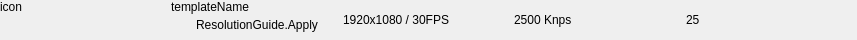
<?xml version="1.0" encoding="UTF-8"?>
<ui version="4.0">
 <class>B2BResolutionGuideItem</class>
 <widget class="QFrame" name="B2BResolutionGuideItem">
  <property name="geometry">
   <rect>
    <x>0</x>
    <y>0</y>
    <width>857</width>
    <height>40</height>
   </rect>
  </property>
  <property name="sizePolicy">
   <sizepolicy hsizetype="Preferred" vsizetype="Preferred">
    <horstretch>0</horstretch>
    <verstretch>0</verstretch>
   </sizepolicy>
  </property>
  <property name="baseSize">
   <size>
    <width>660</width>
    <height>70</height>
   </size>
  </property>
  <property name="windowTitle">
   <string>Frame</string>
  </property>
  <layout class="QHBoxLayout" name="horizontalLayout_2">
   <property name="spacing">
    <number>0</number>
   </property>
   <property name="leftMargin">
    <number>0</number>
   </property>
   <property name="topMargin">
    <number>0</number>
   </property>
   <property name="rightMargin">
    <number>0</number>
   </property>
   <property name="bottomMargin">
    <number>0</number>
   </property>
   <item alignment="Qt::AlignTop">
    <widget class="QFrame" name="IconFrame">
     <property name="frameShape">
      <enum>QFrame::NoFrame</enum>
     </property>
     <property name="frameShadow">
      <enum>QFrame::Raised</enum>
     </property>
     <layout class="QHBoxLayout" name="horizontalLayout">
      <property name="spacing">
       <number>0</number>
      </property>
      <property name="leftMargin">
       <number>0</number>
      </property>
      <property name="topMargin">
       <number>0</number>
      </property>
      <property name="rightMargin">
       <number>0</number>
      </property>
      <property name="bottomMargin">
       <number>0</number>
      </property>
      <item alignment="Qt::AlignLeft">
       <widget class="ComplexHeaderIcon" name="PlatformIcon">
        <property name="sizePolicy">
         <sizepolicy hsizetype="Fixed" vsizetype="Fixed">
          <horstretch>0</horstretch>
          <verstretch>0</verstretch>
         </sizepolicy>
        </property>
        <property name="text">
         <string>icon</string>
        </property>
       </widget>
      </item>
     </layout>
    </widget>
   </item>
   <item alignment="Qt::AlignTop">
    <widget class="QFrame" name="MiddleFrame">
     <layout class="QVBoxLayout" name="verticalLayout">
      <property name="spacing">
       <number>0</number>
      </property>
      <property name="leftMargin">
       <number>0</number>
      </property>
      <property name="topMargin">
       <number>0</number>
      </property>
      <property name="rightMargin">
       <number>0</number>
      </property>
      <property name="bottomMargin">
       <number>0</number>
      </property>
      <item>
       <widget class="PLSElideLabel" name="templateName">
        <property name="sizePolicy">
         <sizepolicy hsizetype="Preferred" vsizetype="Expanding">
          <horstretch>0</horstretch>
          <verstretch>0</verstretch>
         </sizepolicy>
        </property>
        <property name="text">
         <string>templateName</string>
        </property>
        <property name="alignment">
         <set>Qt::AlignLeading|Qt::AlignLeft|Qt::AlignVCenter</set>
        </property>
       </widget>
      </item>
      <item>
       <widget class="QPushButton" name="ResolutionApplyBtn">
        <property name="text">
         <string>ResolutionGuide.Apply</string>
        </property>
        <property name="flat">
         <bool>true</bool>
        </property>
       </widget>
      </item>
      <item>
       <spacer name="verticalSpacer">
        <property name="orientation">
         <enum>Qt::Vertical</enum>
        </property>
        <property name="sizeHint" stdset="0">
         <size>
          <width>20</width>
          <height>40</height>
         </size>
        </property>
       </spacer>
      </item>
     </layout>
    </widget>
   </item>
   <item>
    <widget class="QLabel" name="output_FPS">
     <property name="text">
      <string>1920x1080 / 30FPS</string>
     </property>
    </widget>
   </item>
   <item>
    <widget class="QLabel" name="bitrate">
     <property name="text">
      <string>2500 Knps</string>
     </property>
    </widget>
   </item>
   <item>
    <widget class="QLabel" name="keyframeInterval">
     <property name="text">
      <string>25</string>
     </property>
    </widget>
   </item>
  </layout>
 </widget>
 <customwidgets>
  <customwidget>
   <class>ComplexHeaderIcon</class>
   <extends>QLabel</extends>
   <header location="global">ComplexHeaderIcon.h</header>
  </customwidget>
  <customwidget>
   <class>PLSElideLabel</class>
   <extends>QLabel</extends>
   <header>PLSLabel.h</header>
  </customwidget>
 </customwidgets>
 <resources/>
 <connections/>
</ui>
